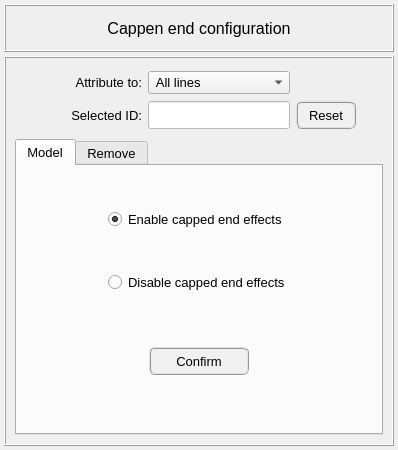
<?xml version="1.0" encoding="UTF-8"?>
<ui version="4.0">
 <class>Dialog</class>
 <widget class="QDialog" name="Dialog">
  <property name="geometry">
   <rect>
    <x>0</x>
    <y>0</y>
    <width>398</width>
    <height>450</height>
   </rect>
  </property>
  <property name="minimumSize">
   <size>
    <width>398</width>
    <height>450</height>
   </size>
  </property>
  <property name="maximumSize">
   <size>
    <width>398</width>
    <height>450</height>
   </size>
  </property>
  <property name="windowTitle">
   <string>Set: capped end</string>
  </property>
  <layout class="QGridLayout" name="gridLayout">
   <property name="leftMargin">
    <number>4</number>
   </property>
   <property name="topMargin">
    <number>4</number>
   </property>
   <property name="rightMargin">
    <number>4</number>
   </property>
   <property name="bottomMargin">
    <number>4</number>
   </property>
   <property name="spacing">
    <number>4</number>
   </property>
   <item row="0" column="0">
    <widget class="QFrame" name="frame">
     <property name="minimumSize">
      <size>
       <width>0</width>
       <height>48</height>
      </size>
     </property>
     <property name="maximumSize">
      <size>
       <width>16777215</width>
       <height>80</height>
      </size>
     </property>
     <property name="frameShape">
      <enum>QFrame::Box</enum>
     </property>
     <property name="frameShadow">
      <enum>QFrame::Raised</enum>
     </property>
     <property name="lineWidth">
      <number>1</number>
     </property>
     <layout class="QGridLayout" name="gridLayout_2">
      <property name="leftMargin">
       <number>4</number>
      </property>
      <property name="topMargin">
       <number>4</number>
      </property>
      <property name="rightMargin">
       <number>4</number>
      </property>
      <property name="bottomMargin">
       <number>4</number>
      </property>
      <item row="0" column="0" rowspan="2">
       <widget class="QLabel" name="label">
        <property name="font">
         <font>
          <pointsize>12</pointsize>
         </font>
        </property>
        <property name="text">
         <string>Cappen end configuration</string>
        </property>
        <property name="textFormat">
         <enum>Qt::AutoText</enum>
        </property>
        <property name="alignment">
         <set>Qt::AlignCenter</set>
        </property>
       </widget>
      </item>
     </layout>
    </widget>
   </item>
   <item row="1" column="0">
    <widget class="QFrame" name="frame_3">
     <property name="frameShape">
      <enum>QFrame::Box</enum>
     </property>
     <property name="frameShadow">
      <enum>QFrame::Raised</enum>
     </property>
     <property name="lineWidth">
      <number>1</number>
     </property>
     <layout class="QGridLayout" name="gridLayout_7">
      <item row="0" column="0">
       <widget class="QFrame" name="frame_5">
        <property name="frameShape">
         <enum>QFrame::NoFrame</enum>
        </property>
        <property name="frameShadow">
         <enum>QFrame::Raised</enum>
        </property>
        <layout class="QGridLayout" name="gridLayout_6">
         <property name="leftMargin">
          <number>4</number>
         </property>
         <property name="topMargin">
          <number>4</number>
         </property>
         <property name="rightMargin">
          <number>4</number>
         </property>
         <property name="bottomMargin">
          <number>4</number>
         </property>
         <property name="verticalSpacing">
          <number>7</number>
         </property>
         <item row="1" column="4">
          <widget class="QPushButton" name="pushButton_reset">
           <property name="minimumSize">
            <size>
             <width>60</width>
             <height>28</height>
            </size>
           </property>
           <property name="maximumSize">
            <size>
             <width>60</width>
             <height>28</height>
            </size>
           </property>
           <property name="font">
            <font>
             <pointsize>10</pointsize>
            </font>
           </property>
           <property name="styleSheet">
            <string notr="true">QPushButton{border-radius: 6px; border-color: rgb(150, 150, 150); border-style: ridge; border-width: 2px; color: rgb(0, 0, 0); background-color: rgb(240, 240, 240)}
QPushButton:hover{border-radius: 6px; border-color: rgb(0, 170, 255); border-style: ridge; border-width: 2px; color: rgb(0, 0, 0); background-color: rgba(174, 213, 255, 100)}
QPushButton:pressed{border-radius: 6px; border-color: rgb(0, 170, 255); border-style: ridge; border-width: 2px; color: rgb(0, 0, 0); background-color: rgb(174, 213, 255)}
QPushButton:disabled{border-radius: 6px; border-color: rgb(150, 150, 150); border-style: ridge; border-width: 0px; color: rgb(150,150, 150); background-color: rgb(220, 220, 220)}</string>
           </property>
           <property name="text">
            <string>Reset</string>
           </property>
          </widget>
         </item>
         <item row="1" column="2">
          <widget class="QLineEdit" name="lineEdit_selected_ID">
           <property name="enabled">
            <bool>true</bool>
           </property>
           <property name="minimumSize">
            <size>
             <width>0</width>
             <height>28</height>
            </size>
           </property>
           <property name="maximumSize">
            <size>
             <width>240</width>
             <height>28</height>
            </size>
           </property>
           <property name="font">
            <font>
             <pointsize>10</pointsize>
            </font>
           </property>
           <property name="focusPolicy">
            <enum>Qt::ClickFocus</enum>
           </property>
           <property name="styleSheet">
            <string notr="true">background-color: rgb(255, 255, 255);</string>
           </property>
           <property name="text">
            <string/>
           </property>
           <property name="alignment">
            <set>Qt::AlignCenter</set>
           </property>
          </widget>
         </item>
         <item row="1" column="0">
          <spacer name="horizontalSpacer_2">
           <property name="orientation">
            <enum>Qt::Horizontal</enum>
           </property>
           <property name="sizeHint" stdset="0">
            <size>
             <width>40</width>
             <height>20</height>
            </size>
           </property>
          </spacer>
         </item>
         <item row="0" column="2">
          <widget class="QComboBox" name="comboBox_selection">
           <property name="font">
            <font>
             <pointsize>10</pointsize>
            </font>
           </property>
           <item>
            <property name="text">
             <string> All lines</string>
            </property>
           </item>
           <item>
            <property name="text">
             <string> Selected lines</string>
            </property>
           </item>
           <item>
            <property name="text">
             <string> Selected elements</string>
            </property>
           </item>
          </widget>
         </item>
         <item row="0" column="1">
          <widget class="QLabel" name="label_selected_id_2">
           <property name="minimumSize">
            <size>
             <width>100</width>
             <height>0</height>
            </size>
           </property>
           <property name="maximumSize">
            <size>
             <width>100</width>
             <height>16777215</height>
            </size>
           </property>
           <property name="font">
            <font>
             <pointsize>10</pointsize>
            </font>
           </property>
           <property name="text">
            <string>Attribute to:</string>
           </property>
           <property name="alignment">
            <set>Qt::AlignRight|Qt::AlignTrailing|Qt::AlignVCenter</set>
           </property>
          </widget>
         </item>
         <item row="1" column="1">
          <widget class="QLabel" name="label_selected_id">
           <property name="minimumSize">
            <size>
             <width>100</width>
             <height>0</height>
            </size>
           </property>
           <property name="maximumSize">
            <size>
             <width>100</width>
             <height>16777215</height>
            </size>
           </property>
           <property name="font">
            <font>
             <pointsize>10</pointsize>
            </font>
           </property>
           <property name="text">
            <string>Selected ID:</string>
           </property>
           <property name="alignment">
            <set>Qt::AlignRight|Qt::AlignTrailing|Qt::AlignVCenter</set>
           </property>
          </widget>
         </item>
         <item row="1" column="5">
          <spacer name="horizontalSpacer_3">
           <property name="orientation">
            <enum>Qt::Horizontal</enum>
           </property>
           <property name="sizeHint" stdset="0">
            <size>
             <width>40</width>
             <height>20</height>
            </size>
           </property>
          </spacer>
         </item>
        </layout>
       </widget>
      </item>
      <item row="1" column="0">
       <widget class="QTabWidget" name="tabWidget_capped_end">
        <property name="minimumSize">
         <size>
          <width>0</width>
          <height>0</height>
         </size>
        </property>
        <property name="maximumSize">
         <size>
          <width>16777215</width>
          <height>1000</height>
         </size>
        </property>
        <property name="font">
         <font>
          <pointsize>10</pointsize>
         </font>
        </property>
        <property name="currentIndex">
         <number>0</number>
        </property>
        <widget class="QWidget" name="tab_model">
         <attribute name="title">
          <string>Model</string>
         </attribute>
         <layout class="QGridLayout" name="gridLayout_5">
          <property name="leftMargin">
           <number>4</number>
          </property>
          <property name="topMargin">
           <number>4</number>
          </property>
          <property name="rightMargin">
           <number>4</number>
          </property>
          <property name="bottomMargin">
           <number>4</number>
          </property>
          <item row="0" column="1">
           <widget class="QFrame" name="frame_2">
            <property name="frameShape">
             <enum>QFrame::NoFrame</enum>
            </property>
            <property name="frameShadow">
             <enum>QFrame::Sunken</enum>
            </property>
            <layout class="QGridLayout" name="gridLayout_8">
             <property name="leftMargin">
              <number>4</number>
             </property>
             <property name="topMargin">
              <number>4</number>
             </property>
             <property name="rightMargin">
              <number>4</number>
             </property>
             <property name="bottomMargin">
              <number>4</number>
             </property>
             <property name="spacing">
              <number>4</number>
             </property>
             <item row="0" column="1">
              <widget class="QRadioButton" name="radioButton_enable_capped_end">
               <property name="minimumSize">
                <size>
                 <width>180</width>
                 <height>28</height>
                </size>
               </property>
               <property name="maximumSize">
                <size>
                 <width>1000</width>
                 <height>28</height>
                </size>
               </property>
               <property name="font">
                <font>
                 <pointsize>10</pointsize>
                 <italic>false</italic>
                </font>
               </property>
               <property name="text">
                <string>Enable capped end effects</string>
               </property>
               <property name="checked">
                <bool>true</bool>
               </property>
              </widget>
             </item>
             <item row="1" column="1">
              <widget class="QRadioButton" name="radioButton_disable_capped_end">
               <property name="minimumSize">
                <size>
                 <width>180</width>
                 <height>28</height>
                </size>
               </property>
               <property name="maximumSize">
                <size>
                 <width>1000</width>
                 <height>28</height>
                </size>
               </property>
               <property name="font">
                <font>
                 <pointsize>10</pointsize>
                 <italic>false</italic>
                </font>
               </property>
               <property name="text">
                <string>Disable capped end effects</string>
               </property>
               <property name="checked">
                <bool>false</bool>
               </property>
              </widget>
             </item>
             <item row="0" column="2">
              <spacer name="horizontalSpacer_5">
               <property name="orientation">
                <enum>Qt::Horizontal</enum>
               </property>
               <property name="sizeHint" stdset="0">
                <size>
                 <width>40</width>
                 <height>20</height>
                </size>
               </property>
              </spacer>
             </item>
             <item row="0" column="0">
              <spacer name="horizontalSpacer_4">
               <property name="orientation">
                <enum>Qt::Horizontal</enum>
               </property>
               <property name="sizeHint" stdset="0">
                <size>
                 <width>40</width>
                 <height>20</height>
                </size>
               </property>
              </spacer>
             </item>
             <item row="2" column="1">
              <widget class="QFrame" name="frame_7">
               <property name="maximumSize">
                <size>
                 <width>16777215</width>
                 <height>60</height>
                </size>
               </property>
               <property name="frameShape">
                <enum>QFrame::NoFrame</enum>
               </property>
               <property name="frameShadow">
                <enum>QFrame::Raised</enum>
               </property>
               <layout class="QGridLayout" name="gridLayout_9">
                <item row="0" column="0">
                 <widget class="QPushButton" name="pushButton_confirm">
                  <property name="minimumSize">
                   <size>
                    <width>100</width>
                    <height>28</height>
                   </size>
                  </property>
                  <property name="maximumSize">
                   <size>
                    <width>100</width>
                    <height>28</height>
                   </size>
                  </property>
                  <property name="font">
                   <font>
                    <family>MS Shell Dlg 2</family>
                    <pointsize>10</pointsize>
                    <weight>50</weight>
                    <italic>false</italic>
                    <bold>false</bold>
                   </font>
                  </property>
                  <property name="styleSheet">
                   <string notr="true">QPushButton{border-radius: 6px; border-color: rgb(150, 150, 150); border-style: ridge; border-width: 2px; color: rgb(0, 0, 0); background-color: rgb(240, 240, 240)}
QPushButton:hover{border-radius: 6px; border-color: rgb(0, 170, 255); border-style: ridge; border-width: 2px; color: rgb(0, 0, 0); background-color: rgba(174, 213, 255, 100)}
QPushButton:pressed{border-radius: 6px; border-color: rgb(0, 170, 255); border-style: ridge; border-width: 2px; color: rgb(0, 0, 0); background-color: rgb(174, 213, 255)}
QPushButton:disabled{border-radius: 6px; border-color: rgb(150, 150, 150); border-style: ridge; border-width: 0px; color: rgb(150,150, 150); background-color: rgb(220, 220, 220)}</string>
                  </property>
                  <property name="text">
                   <string>Confirm</string>
                  </property>
                 </widget>
                </item>
               </layout>
              </widget>
             </item>
            </layout>
           </widget>
          </item>
         </layout>
        </widget>
        <widget class="QWidget" name="tab_remove">
         <attribute name="title">
          <string>Remove</string>
         </attribute>
         <layout class="QGridLayout" name="gridLayout_4">
          <property name="leftMargin">
           <number>4</number>
          </property>
          <property name="topMargin">
           <number>4</number>
          </property>
          <property name="rightMargin">
           <number>4</number>
          </property>
          <property name="bottomMargin">
           <number>4</number>
          </property>
          <property name="spacing">
           <number>4</number>
          </property>
          <item row="0" column="0" colspan="2">
           <widget class="QTreeWidget" name="treeWidget_capped_end_elements">
            <property name="minimumSize">
             <size>
              <width>0</width>
              <height>0</height>
             </size>
            </property>
            <property name="maximumSize">
             <size>
              <width>1000</width>
              <height>1000</height>
             </size>
            </property>
            <property name="font">
             <font>
              <family>MS Shell Dlg 2</family>
              <pointsize>9</pointsize>
             </font>
            </property>
            <property name="toolTip">
             <string>&lt;html&gt;&lt;head/&gt;&lt;body&gt;&lt;p&gt;&lt;span style=&quot; font-weight:400; font-style:normal;&quot;&gt;Select a group to remove the capped end attributed to elements&lt;/span&gt;&lt;/p&gt;&lt;/body&gt;&lt;/html&gt;</string>
            </property>
            <property name="frameShape">
             <enum>QFrame::StyledPanel</enum>
            </property>
            <property name="frameShadow">
             <enum>QFrame::Sunken</enum>
            </property>
            <property name="indentation">
             <number>0</number>
            </property>
            <column>
             <property name="text">
              <string>Group</string>
             </property>
             <property name="textAlignment">
              <set>AlignCenter</set>
             </property>
            </column>
            <column>
             <property name="text">
              <string>Elements</string>
             </property>
             <property name="textAlignment">
              <set>AlignCenter</set>
             </property>
            </column>
           </widget>
          </item>
          <item row="3" column="0" colspan="2">
           <widget class="QFrame" name="frame_4">
            <property name="frameShape">
             <enum>QFrame::NoFrame</enum>
            </property>
            <property name="frameShadow">
             <enum>QFrame::Raised</enum>
            </property>
            <layout class="QGridLayout" name="gridLayout_3">
             <property name="leftMargin">
              <number>4</number>
             </property>
             <property name="topMargin">
              <number>4</number>
             </property>
             <property name="rightMargin">
              <number>4</number>
             </property>
             <property name="bottomMargin">
              <number>4</number>
             </property>
             <item row="0" column="1">
              <widget class="QPushButton" name="pushButton_get_information">
               <property name="minimumSize">
                <size>
                 <width>90</width>
                 <height>28</height>
                </size>
               </property>
               <property name="maximumSize">
                <size>
                 <width>90</width>
                 <height>28</height>
                </size>
               </property>
               <property name="font">
                <font>
                 <family>MS Shell Dlg 2</family>
                 <pointsize>10</pointsize>
                 <weight>50</weight>
                 <italic>false</italic>
                 <bold>false</bold>
                </font>
               </property>
               <property name="styleSheet">
                <string notr="true">QPushButton{border-radius: 6px; border-color: rgb(150, 150, 150); border-style: ridge; border-width: 2px; color: rgb(0, 0, 0); background-color: rgb(240, 240, 240)}
QPushButton:hover{border-radius: 6px; border-color: rgb(0, 170, 255); border-style: ridge; border-width: 2px; color: rgb(0, 0, 0); background-color: rgba(174, 213, 255, 100)}
QPushButton:pressed{border-radius: 6px; border-color: rgb(0, 170, 255); border-style: ridge; border-width: 2px; color: rgb(0, 0, 0); background-color: rgb(174, 213, 255)}
QPushButton:disabled{border-radius: 6px; border-color: rgb(150, 150, 150); border-style: ridge; border-width: 0px; color: rgb(150,150, 150); background-color: rgb(220, 220, 220)}</string>
               </property>
               <property name="text">
                <string>See details</string>
               </property>
              </widget>
             </item>
             <item row="0" column="0">
              <widget class="QPushButton" name="pushButton_remove">
               <property name="minimumSize">
                <size>
                 <width>90</width>
                 <height>28</height>
                </size>
               </property>
               <property name="maximumSize">
                <size>
                 <width>90</width>
                 <height>28</height>
                </size>
               </property>
               <property name="font">
                <font>
                 <family>MS Shell Dlg 2</family>
                 <pointsize>10</pointsize>
                 <weight>50</weight>
                 <italic>false</italic>
                 <bold>false</bold>
                </font>
               </property>
               <property name="styleSheet">
                <string notr="true">QPushButton{border-radius: 6px; border-color: rgb(150, 150, 150); border-style: ridge; border-width: 2px; color: rgb(0, 0, 0); background-color: rgb(240, 240, 240)}
QPushButton:hover{border-radius: 6px; border-color: rgb(0, 170, 255); border-style: ridge; border-width: 2px; color: rgb(0, 0, 0); background-color: rgba(174, 213, 255, 100)}
QPushButton:pressed{border-radius: 6px; border-color: rgb(0, 170, 255); border-style: ridge; border-width: 2px; color: rgb(0, 0, 0); background-color: rgb(174, 213, 255)}
QPushButton:disabled{border-radius: 6px; border-color: rgb(150, 150, 150); border-style: ridge; border-width: 0px; color: rgb(150,150, 150); background-color: rgb(220, 220, 220)}</string>
               </property>
               <property name="text">
                <string>Remove</string>
               </property>
              </widget>
             </item>
            </layout>
           </widget>
          </item>
          <item row="1" column="0" colspan="2">
           <widget class="QTreeWidget" name="treeWidget_capped_end_lines">
            <property name="minimumSize">
             <size>
              <width>0</width>
              <height>0</height>
             </size>
            </property>
            <property name="maximumSize">
             <size>
              <width>1000</width>
              <height>1000</height>
             </size>
            </property>
            <property name="font">
             <font>
              <family>MS Shell Dlg 2</family>
              <pointsize>9</pointsize>
             </font>
            </property>
            <property name="toolTip">
             <string>&lt;html&gt;&lt;head/&gt;&lt;body&gt;&lt;p&gt;&lt;span style=&quot; font-weight:400; font-style:normal;&quot;&gt;Select a group to remove the capped end attributed to lines&lt;/span&gt;&lt;/p&gt;&lt;/body&gt;&lt;/html&gt;</string>
            </property>
            <property name="indentation">
             <number>0</number>
            </property>
            <column>
             <property name="text">
              <string>Group</string>
             </property>
             <property name="textAlignment">
              <set>AlignCenter</set>
             </property>
            </column>
            <column>
             <property name="text">
              <string>Lines</string>
             </property>
             <property name="textAlignment">
              <set>AlignCenter</set>
             </property>
            </column>
           </widget>
          </item>
         </layout>
        </widget>
       </widget>
      </item>
     </layout>
    </widget>
   </item>
  </layout>
 </widget>
 <tabstops>
  <tabstop>tabWidget_capped_end</tabstop>
  <tabstop>radioButton_enable_capped_end</tabstop>
  <tabstop>pushButton_reset</tabstop>
  <tabstop>radioButton_disable_capped_end</tabstop>
  <tabstop>pushButton_get_information</tabstop>
  <tabstop>pushButton_remove</tabstop>
  <tabstop>treeWidget_capped_end_elements</tabstop>
  <tabstop>treeWidget_capped_end_lines</tabstop>
 </tabstops>
 <resources/>
 <connections/>
</ui>
